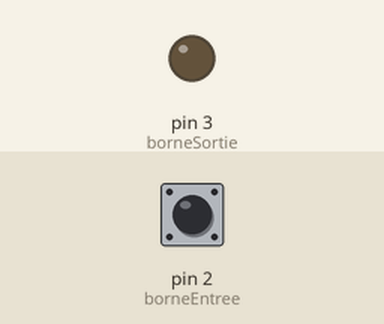
This program was run on a simulated Arduino Uno, built with avr-gcc and run on an emulated ATmega328P. Shown: output pins drawn as LEDs (lit = HIGH). Dashed ring = blinking. The test bench sets the inputs (shaded band); at power-on: pin 2 (borneEntree) HIGH.

Above: at 1.2 s.
1.3 s: pin 2 (borneEntree) pulsed LOW 5 times (0.12 s each, 0.3 s apart)
At 1.59 s:
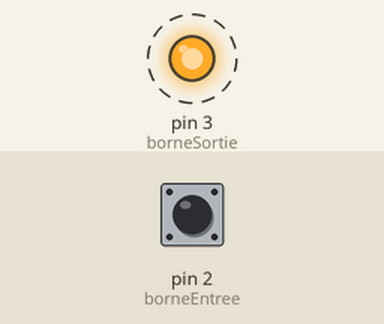
At 3.7 s:
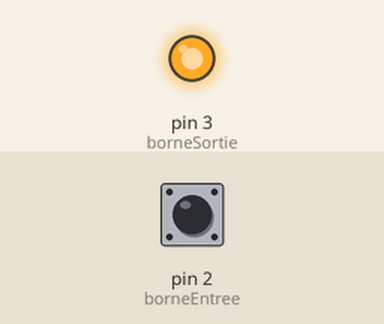
Timing chart, 0 to 5.2 s (numbered marks = the images above; inputs shaded):
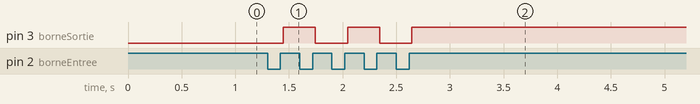

The program:

main.cpp
```cpp
#include <Arduino.h>

const int borneEntree = 2;
const int borneSortie = 3;
int dernierEtatLed = LOW;
long derniereDateChangement = 0;
int dernierEtatBouton = HIGH;
int dernierEtatStableBouton = HIGH;
const int delaiMinPression = 25;

void setup(){
    pinMode(borneSortie, OUTPUT);
    pinMode(borneEntree, INPUT);
}

void loop(){
    int etatBouton = digitalRead(borneEntree);
    long dateActuelle = millis();
    if (etatBouton != dernierEtatBouton) {
        derniereDateChangement = dateActuelle;
        dernierEtatBouton = etatBouton;
    }
    if(dateActuelle - derniereDateChangement > delaiMinPression) {
        if (dernierEtatStableBouton == HIGH && etatBouton == LOW) {
            // bouton appuyé
            // Action à réaliser
        } else if (dernierEtatStableBouton == LOW && etatBouton == HIGH) {
            // bouton relaché
            // ... et donc comme click
            // Action à réaliser
            dernierEtatLed = !dernierEtatLed;
            digitalWrite(borneSortie, dernierEtatLed);
        }
        dernierEtatStableBouton = etatBouton;
    }
}
```

Measured:
- after the input at 1.3 s, pin 3 (borneSortie): alternates HIGH for 0.30 s and LOW for 0.30 s, 5 changes in all, then stays HIGH, starting after 0.15 s
